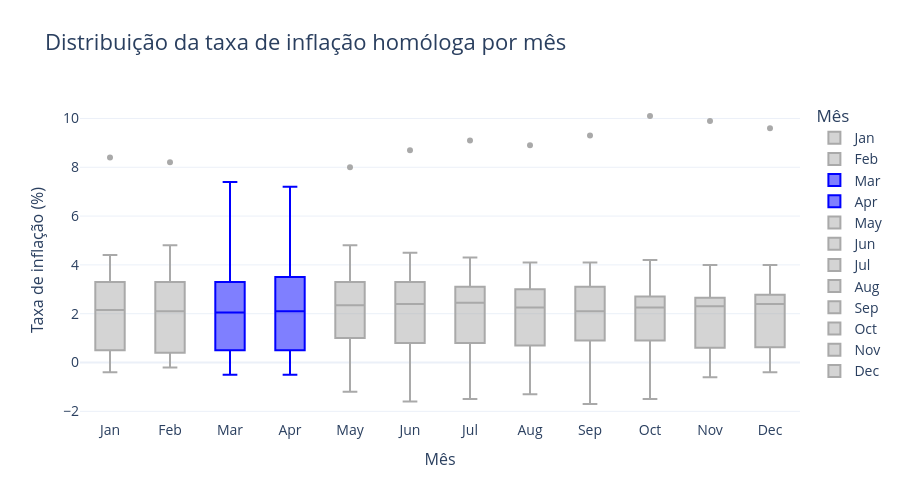

The notebook cell this image was saved under:
### Code cell
easter = ['Mar', 'Apr']
colors = ['blue' if month in easter else 'darkgrey' for month in df.month.unique()]
fig_box = px.box(df, x='month', y=target, title='Distribuição da taxa de inflação homóloga por mês',
                color='month', color_discrete_sequence=colors) # px.colors.qualitative.Set3

fig_box.update_layout(height=500, template='plotly_white',
                     xaxis_title='Mês', yaxis_title='Taxa de inflação (%)',
                      
                     font=dict(
                         size=ticket_size
                     ),
                        
                     # 🔹 Título principal
                     title_font=dict(
                         size=title_size
                     ),
    
                     # 🔹 Eixos
                     xaxis=dict(
                         title_font=dict(size=label_size),
                         tickfont=dict(size=ticket_size),
                    ),
    
                   yaxis=dict(
                          title_font=dict(size=label_size),
                          tickfont=dict(size=ticket_size)
                   ),
                   legend_title="Mês")

# fig_box.add_hline(
#     y=3.6,
#     line_dash="dash",
#     line_color="red"
# )

fig_box.show()

### Figure 1 — Plotly figure (JSON) as saved in the notebook; plotly's stock layout.template omitted (floating-point values rounded to 4 significant figures)
{"data": [{"alignmentgroup": "True", "hovertemplate": "month=%{x}<br>inflation_target=%{y}<extra></extra>", "legendgroup": "Jan", "marker": {"color": "darkgrey"}, "name": "Jan", "notched": false, "offsetgroup": "Jan", "orientation": "v", "showlegend": true, "type": "box", "x": ["Jan", "Jan", "Jan", "Jan", "Jan", "Jan", "Jan", "Jan", "Jan", "Jan", "Jan", "Jan", "Jan", "Jan", "Jan", "Jan", "Jan", "Jan", "Jan", "Jan", "Jan", "Jan", "Jan", "Jan", "Jan", "Jan"], "x0": " ", "xaxis": "x", "y": [2.1, 4.4, 3.6, 4.0, 2.2, 2.0, 2.7, 2.6, 2.8, 0.3, 0.1, 3.6, 3.5, 0.2, 0.1, -0.4, 0.8, 1.3, 1.0, 0.5, 0.8, 0.3, 3.3, 8.4, 2.3, 2.5], "y0": " ", "yaxis": "y"}, {"alignmentgroup": "True", "hovertemplate": "month=%{x}<br>inflation_target=%{y}<extra></extra>", "legendgroup": "Feb", "marker": {"color": "darkgrey"}, "name": "Feb", "notched": false, "offsetgroup": "Feb", "orientation": "v", "showlegend": true, "type": "box", "x": ["Feb", "Feb", "Feb", "Feb", "Feb", "Feb", "Feb", "Feb", "Feb", "Feb", "Feb", "Feb", "Feb", "Feb", "Feb", "Feb", "Feb", "Feb", "Feb", "Feb", "Feb", "Feb", "Feb", "Feb", "Feb", "Feb"], "x0": " ", "xaxis": "x", "y": [1.8, 4.8, 3.3, 4.1, 2.1, 2.1, 3.0, 2.3, 2.9, 0.2, 0.2, 3.6, 3.6, 0.0, -0.1, -0.2, 0.4, 1.6, 0.6, 0.9, 0.4, 0.5, 4.2, 8.2, 2.1, 2.4], "y0": " ", "yaxis": "y"}, {"alignmentgroup": "True", "hovertemplate": "month=%{x}<br>inflation_target=%{y}<extra></extra>", "legendgroup": "Mar", "marker": {"color": "blue"}, "name": "Mar", "notched": false, "offsetgroup": "Mar", "orientation": "v", "showlegend": true, "type": "box", "x": ["Mar", "Mar", "Mar", "Mar", "Mar", "Mar", "Mar", "Mar", "Mar", "Mar", "Mar", "Mar", "Mar", "Mar", "Mar", "Mar", "Mar", "Mar", "Mar", "Mar", "Mar", "Mar", "Mar", "Mar", "Mar", "Mar"], "x0": " ", "xaxis": "x", "y": [1.5, 5.1, 3.3, 3.7, 2.3, 2.2, 3.9, 2.3, 3.1, -0.5, 0.6, 4.0, 3.1, 0.5, -0.4, 0.3, 0.4, 1.4, 0.7, 0.8, 0.0, 0.5, 5.3, 7.4, 2.3, 1.9], "y0": " ", "yaxis": "y"}, {"alignmentgroup": "True", "hovertemplate": "month=%{x}<br>inflation_target=%{y}<extra></extra>", "legendgroup": "Apr", "marker": {"color": "blue"}, "name": "Apr", "notched": false, "offsetgroup": "Apr", "orientation": "v", "showlegend": true, "type": "box", "x": ["Apr", "Apr", "Apr", "Apr", "Apr", "Apr", "Apr", "Apr", "Apr", "Apr", "Apr", "Apr", "Apr", "Apr", "Apr", "Apr", "Apr", "Apr", "Apr", "Apr", "Apr", "Apr", "Apr", "Apr", "Apr", "Apr"], "x0": " ", "xaxis": "x", "y": [2.1, 4.5, 3.5, 3.7, 2.3, 2.1, 3.7, 2.7, 2.5, -0.5, 0.7, 4.0, 3.0, 0.2, -0.1, 0.4, 0.5, 2.0, 0.4, 0.8, -0.2, 0.6, 7.2, 5.7, 2.2, 2.1], "y0": " ", "yaxis": "y"}, {"alignmentgroup": "True", "hovertemplate": "month=%{x}<br>inflation_target=%{y}<extra></extra>", "legendgroup": "May", "marker": {"color": "darkgrey"}, "name": "May", "notched": false, "offsetgroup": "May", "orientation": "v", "showlegend": true, "type": "box", "x": ["May", "May", "May", "May", "May", "May", "May", "May", "May", "May", "May", "May", "May", "May", "May", "May", "May", "May", "May", "May", "May", "May", "May", "May", "May", "May"], "x0": " ", "xaxis": "x", "y": [2.5, 4.8, 3.3, 3.6, 2.4, 1.8, 3.7, 2.4, 2.8, -1.2, 1.1, 3.8, 2.7, 0.7, -0.4, 1.0, 0.3, 1.5, 1.0, 0.4, -0.7, 1.2, 8.0, 4.0, 3.1, 2.3], "y0": " ", "yaxis": "y"}, {"alignmentgroup": "True", "hovertemplate": "month=%{x}<br>inflation_target=%{y}<extra></extra>", "legendgroup": "Jun", "marker": {"color": "darkgrey"}, "name": "Jun", "notched": false, "offsetgroup": "Jun", "orientation": "v", "showlegend": true, "type": "box", "x": ["Jun", "Jun", "Jun", "Jun", "Jun", "Jun", "Jun", "Jun", "Jun", "Jun", "Jun", "Jun", "Jun", "Jun", "Jun", "Jun", "Jun", "Jun", "Jun", "Jun", "Jun", "Jun", "Jun", "Jun", "Jun", "Jun"], "x0": " ", "xaxis": "x", "y": [2.9, 4.5, 3.4, 3.3, 2.7, 1.6, 3.7, 2.4, 3.3, -1.6, 1.2, 3.4, 2.7, 1.0, -0.4, 0.8, 0.5, 0.9, 1.5, 0.4, 0.1, 0.5, 8.7, 3.4, 2.8, 2.4], "y0": " ", "yaxis": "y"}, {"alignmentgroup": "True", "hovertemplate": "month=%{x}<br>inflation_target=%{y}<extra></extra>", "legendgroup": "Jul", "marker": {"color": "darkgrey"}, "name": "Jul", "notched": false, "offsetgroup": "Jul", "orientation": "v", "showlegend": true, "type": "box", "x": ["Jul", "Jul", "Jul", "Jul", "Jul", "Jul", "Jul", "Jul", "Jul", "Jul", "Jul", "Jul", "Jul", "Jul", "Jul", "Jul", "Jul", "Jul", "Jul", "Jul", "Jul", "Jul", "Jul", "Jul", "Jul", "Jul"], "x0": " ", "xaxis": "x", "y": [3.3, 4.3, 3.5, 2.8, 2.8, 2.1, 3.1, 2.4, 3.0, -1.5, 1.9, 3.2, 2.8, 0.8, -0.9, 0.8, 0.6, 0.9, 1.6, -0.3, 0.1, 1.5, 9.1, 3.1, 2.5, 2.6], "y0": " ", "yaxis": "y"}, {"alignmentgroup": "True", "hovertemplate": "month=%{x}<br>inflation_target=%{y}<extra></extra>", "legendgroup": "Aug", "marker": {"color": "darkgrey"}, "name": "Aug", "notched": false, "offsetgroup": "Aug", "orientation": "v", "showlegend": true, "type": "box", "x": ["Aug", "Aug", "Aug", "Aug", "Aug", "Aug", "Aug", "Aug", "Aug", "Aug", "Aug", "Aug", "Aug", "Aug", "Aug", "Aug", "Aug", "Aug", "Aug", "Aug", "Aug", "Aug", "Aug", "Aug", "Aug", "Aug"], "x0": " ", "xaxis": "x", "y": [3.5, 4.1, 3.7, 2.8, 2.4, 2.6, 2.8, 2.1, 3.0, -1.3, 2.0, 2.9, 3.1, 0.2, -0.4, 0.7, 0.7, 1.1, 1.2, -0.1, 0.0, 1.5, 8.9, 3.7, 1.9, 2.8], "y0": " ", "yaxis": "y"}, {"alignmentgroup": "True", "hovertemplate": "month=%{x}<br>inflation_target=%{y}<extra></extra>", "legendgroup": "Sep", "marker": {"color": "darkgrey"}, "name": "Sep", "notched": false, "offsetgroup": "Sep", "orientation": "v", "showlegend": true, "type": "box", "x": ["Sep", "Sep", "Sep", "Sep", "Sep", "Sep", "Sep", "Sep", "Sep", "Sep", "Sep", "Sep", "Sep", "Sep", "Sep", "Sep", "Sep", "Sep", "Sep", "Sep", "Sep", "Sep", "Sep", "Sep", "Sep", "Sep"], "x0": " ", "xaxis": "x", "y": [3.4, 4.1, 3.7, 3.0, 2.1, 2.9, 3.1, 2.1, 3.1, -1.7, 2.0, 3.6, 2.9, 0.1, -0.4, 0.9, 0.6, 1.4, 1.4, -0.1, -0.1, 1.5, 9.3, 3.6, 2.1, 2.4], "y0": " ", "yaxis": "y"}, {"alignmentgroup": "True", "hovertemplate": "month=%{x}<br>inflation_target=%{y}<extra></extra>", "legendgroup": "Oct", "marker": {"color": "darkgrey"}, "name": "Oct", "notched": false, "offsetgroup": "Oct", "orientation": "v", "showlegend": true, "type": "box", "x": ["Oct", "Oct", "Oct", "Oct", "Oct", "Oct", "Oct", "Oct", "Oct", "Oct", "Oct", "Oct", "Oct", "Oct", "Oct", "Oct", "Oct", "Oct", "Oct", "Oct", "Oct", "Oct", "Oct", "Oct", "Oct", "Oct"], "x0": " ", "xaxis": "x", "y": [3.5, 4.1, 4.0, 2.9, 2.2, 2.7, 2.7, 2.6, 2.4, -1.5, 2.3, 4.2, 2.1, -0.2, 0.0, 0.6, 0.9, 1.4, 1.0, 0.0, -0.1, 1.8, 10.1, 2.1, 2.3, 2.3], "y0": " ", "yaxis": "y"}, {"alignmentgroup": "True", "hovertemplate": "month=%{x}<br>inflation_target=%{y}<extra></extra>", "legendgroup": "Nov", "marker": {"color": "darkgrey"}, "name": "Nov", "notched": false, "offsetgroup": "Nov", "orientation": "v", "showlegend": true, "type": "box", "x": ["Nov", "Nov", "Nov", "Nov", "Nov", "Nov", "Nov", "Nov", "Nov", "Nov", "Nov", "Nov", "Nov", "Nov", "Nov", "Nov", "Nov", "Nov", "Nov", "Nov", "Nov", "Nov", "Nov", "Nov", "Nov"], "x0": " ", "xaxis": "x", "y": [3.7, 4.0, 4.0, 2.5, 2.5, 2.6, 2.4, 2.8, 1.4, -0.6, 2.3, 3.9, 1.9, -0.2, 0.0, 0.6, 0.6, 1.5, 0.9, 0.3, -0.2, 2.6, 9.9, 1.5, 2.5], "y0": " ", "yaxis": "y"}, {"alignmentgroup": "True", "hovertemplate": "month=%{x}<br>inflation_target=%{y}<extra></extra>", "legendgroup": "Dec", "marker": {"color": "darkgrey"}, "name": "Dec", "notched": false, "offsetgroup": "Dec", "orientation": "v", "showlegend": true, "type": "box", "x": ["Dec", "Dec", "Dec", "Dec", "Dec", "Dec", "Dec", "Dec", "Dec", "Dec", "Dec", "Dec", "Dec", "Dec", "Dec", "Dec", "Dec", "Dec", "Dec", "Dec", "Dec", "Dec", "Dec", "Dec", "Dec"], "x0": " ", "xaxis": "x", "y": [3.9, 3.8, 4.0, 2.4, 2.5, 2.6, 2.5, 2.7, 0.8, 0.0, 2.5, 3.6, 1.9, 0.2, -0.4, 0.4, 0.9, 1.5, 0.7, 0.4, -0.2, 2.7, 9.6, 1.4, 3.0], "y0": " ", "yaxis": "y"}], "layout": {"boxmode": "overlay", "font": {"size": 14}, "height": 500, "legend": {"title": {"text": "Mês"}, "tracegroupgap": 0}, "title": {"font": {"size": 22}, "text": "Distribuição da taxa de inflação homóloga por mês"}, "xaxis": {"anchor": "y", "categoryarray": ["Jan", "Feb", "Mar", "Apr", "May", "Jun", "Jul", "Aug", "Sep", "Oct", "Nov", "Dec"], "categoryorder": "array", "domain": [0, 1], "tickfont": {"size": 14}, "title": {"font": {"size": 16}, "text": "Mês"}}, "yaxis": {"anchor": "x", "domain": [0, 1], "tickfont": {"size": 14}, "title": {"font": {"size": 16}, "text": "Taxa de inflação (%)"}}}}
